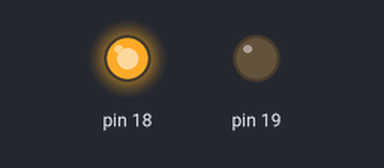
Recording of a sketch running on a simulated Arduino Uno, built with avr-gcc and run on an emulated ATmega328P. Shown: output pins drawn as LEDs (lit = HIGH).

Above: at 0.6 s.
At 1.4 s:
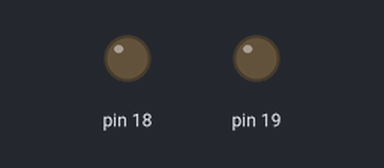
At 3.4 s:
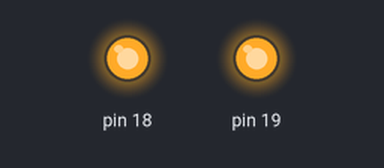
At 6.2 s:
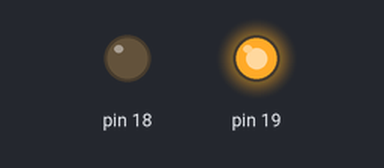
Timing chart, 0 to 9.0 s (numbered marks = the images above):
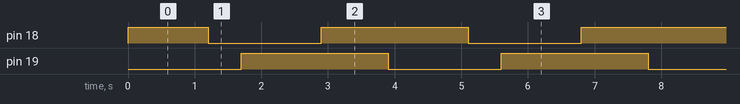

Measured:
- by itself, pin 18: repeats every 3.9 s: LOW 1.7 s, HIGH 2.2 s
- by itself, pin 19: alternates HIGH for 2.2 s and LOW for 1.7 s
- by itself, everything shown: repeats every 3.9 s, in 4 steps

The sketch:

MX1580_Motor_driver.ino
```cpp
#include <Arduino.h>
#include <stdlib.h>

class MX1580_motor
{
  uint8_t pin_a;
  uint8_t pin_b;

  public:
  MX1580_motor(uint8_t p_a,uint8_t p_b):pin_a(p_a),pin_b(p_b) {}

  void begin()
  {
    pinMode(pin_a,OUTPUT);
    pinMode(pin_b,OUTPUT);
    coast();
  }

  void move(int speed)
  {
    speed = constrain(speed,-255,255);

    if (speed > 0)
    {
      analogWrite(pin_a,(uint8_t)speed);
      analogWrite(pin_b,0);

    }
    else if(speed < 0)
    {
      analogWrite(pin_a,0);
      analogWrite(pin_b,(uint8_t) abs(speed));
    }
    else
    {
      coast();
    }
  }

  void coast()
  {
    analogWrite(pin_a,0);
    analogWrite(pin_b,0);
  }

  void brake()
  {
    analogWrite(pin_a,255);
    analogWrite(pin_b,255);
  }
};

MX1580_motor left_motor(18, 19);
MX1580_motor right_motor(23, 32);


void setup() {
  Serial.begin(115200);
  left_motor.begin();
  right_motor.begin();

}

void loop() {
  left_motor.move(160);
  right_motor.move(160);
  delay(1200);

  left_motor.coast();
  right_motor.coast();
  delay(500);

  left_motor.move(-160);
  right_motor.move(-160);
  delay(1200);

  left_motor.brake();
  right_motor.brake();
  delay(1000);
}
```
